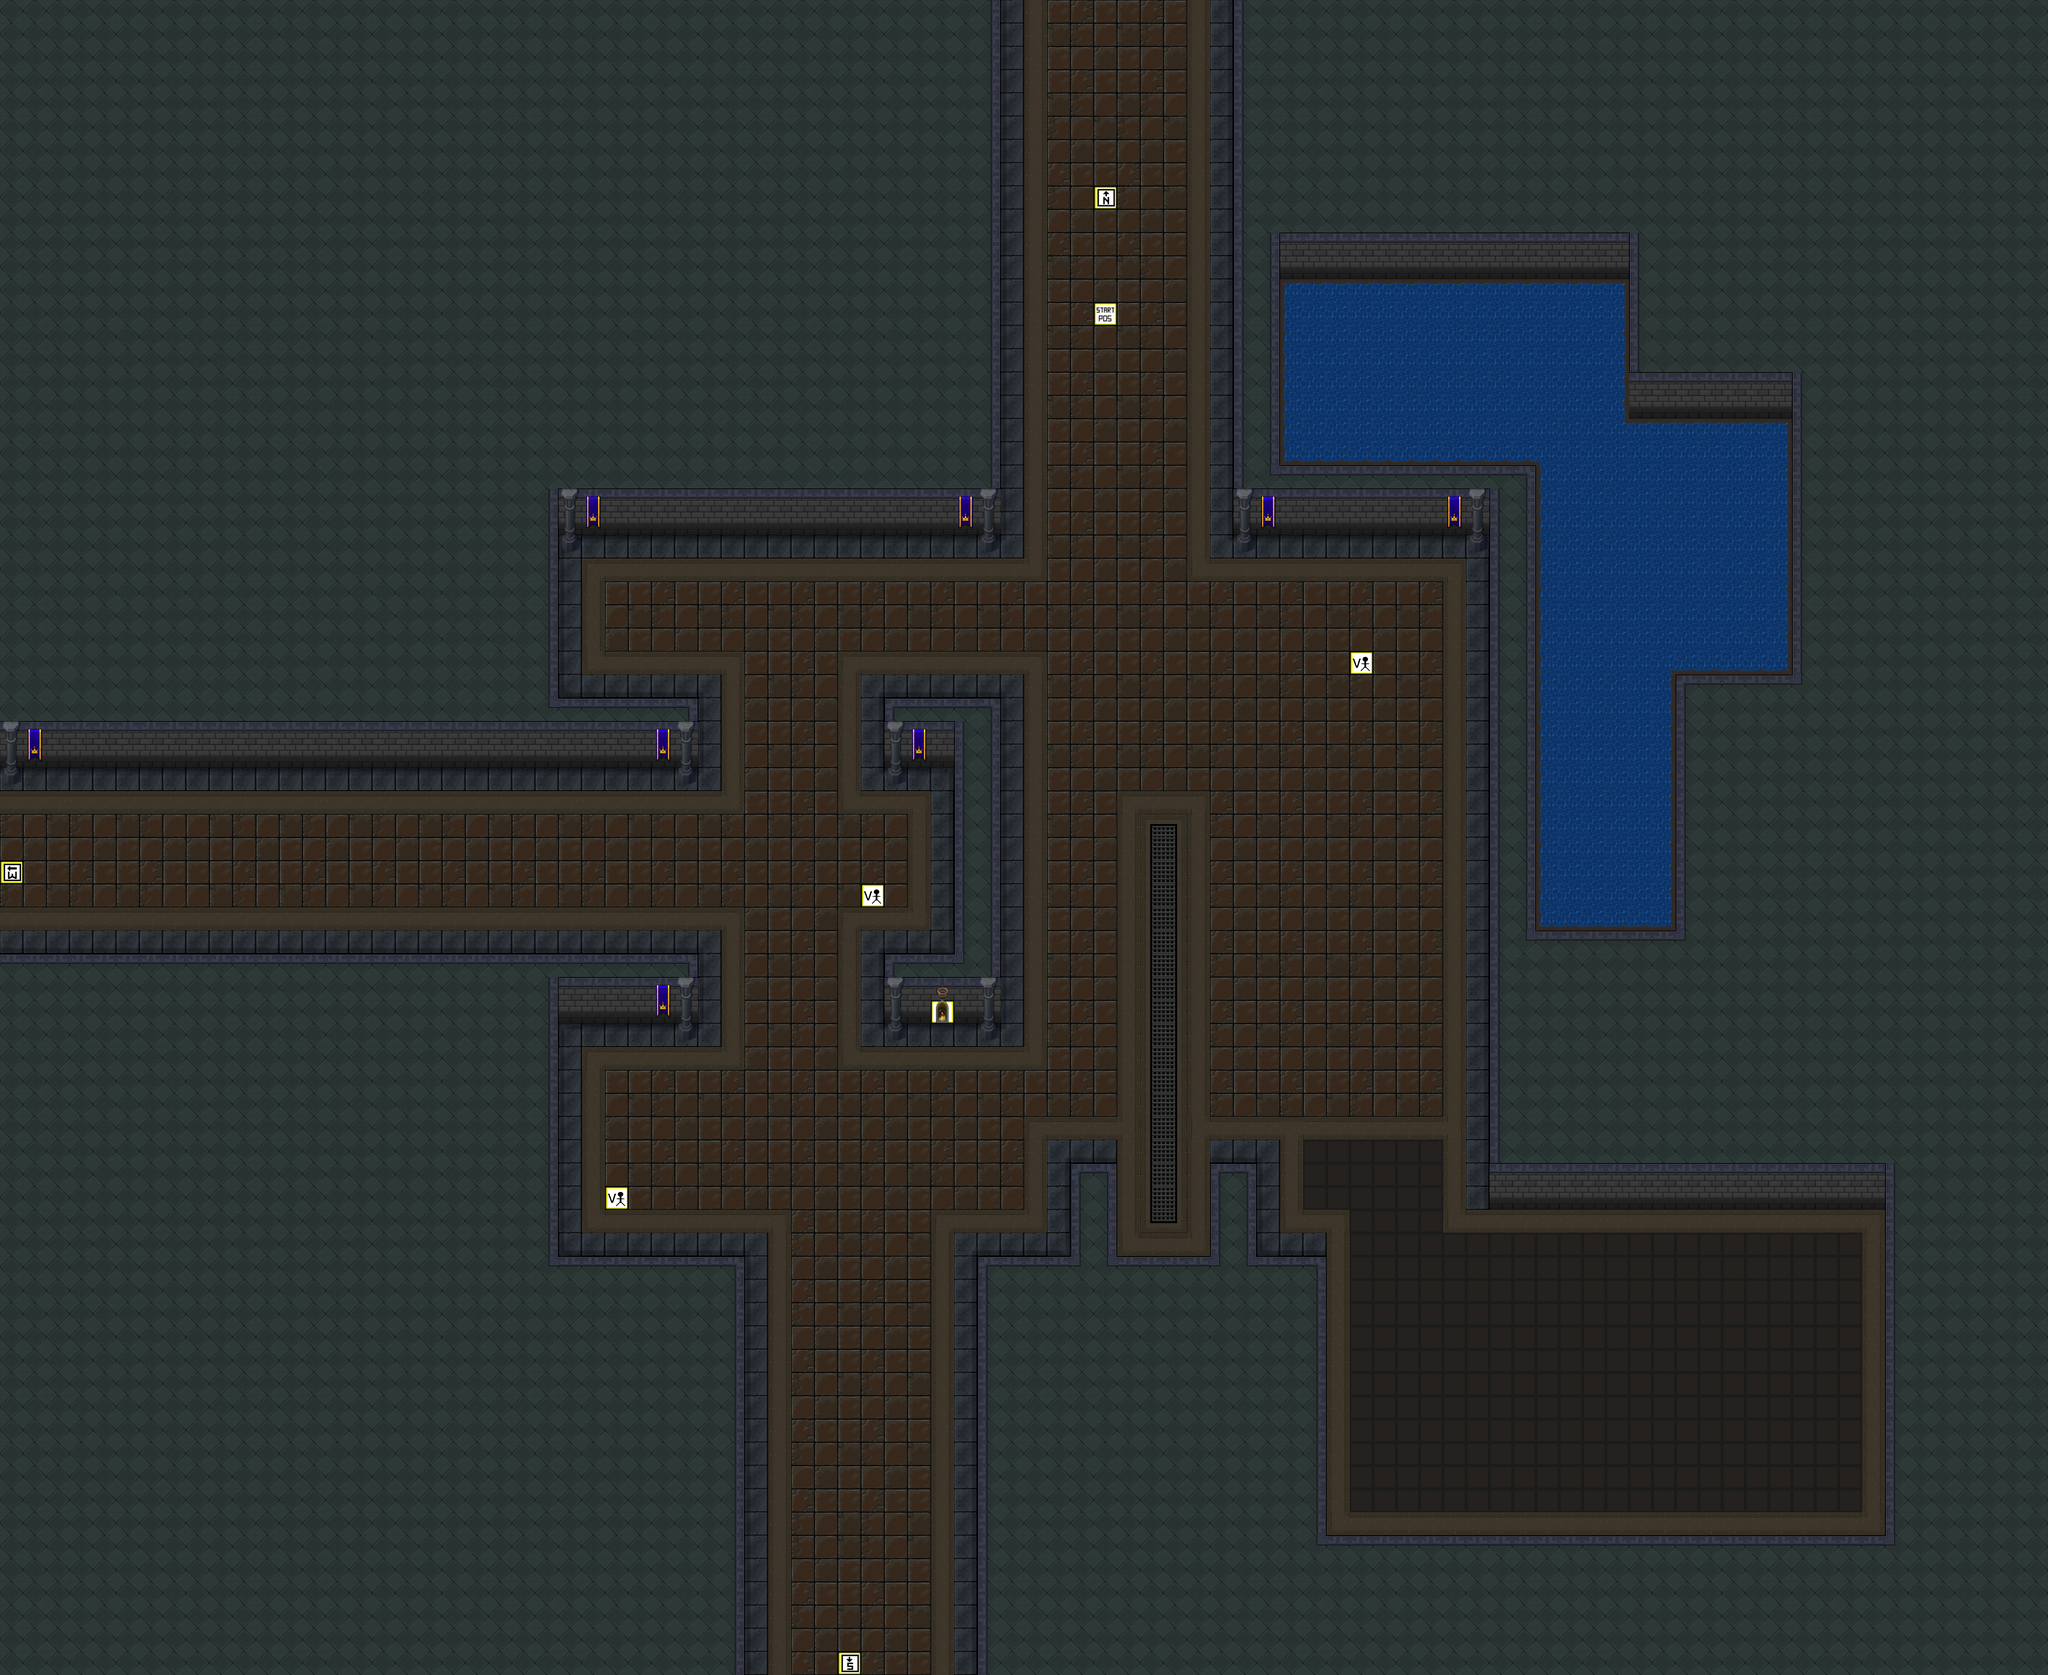

Tiled map render using the project's own tile images. Description and the map definition, with tile-layer contents summarised, below:
An orthogonal 88x72 tile map with 64x64 px tiles, 3 tile layers (game tiles, extra game tiles, marker tiles), 2 tilesets and 17 objects (16x Collision, Spike Ball).

<map version="1.2" tiledversion="1.3.4" orientation="orthogonal" renderorder="left-up" compressionlevel="0" width="88" height="72" tilewidth="64" tileheight="64" infinite="0" nextlayerid="61" nextobjectid="870">
 <tileset firstgid="1" name="marker_tiles" tilewidth="64" tileheight="64" tilecount="100" columns="10">
  <image source="marker_tiles.png" width="640" height="640" />
 </tileset>
 <tileset firstgid="101" name="tileset2" tilewidth="64" tileheight="64" tilecount="616" columns="22">
  <image source="tileset2.png" width="1408" height="1792" />
 </tileset>
 <layer id="56" name="game tiles" width="88" height="72">
  <data>[6336 cells, 6336 non-empty, 48 distinct tile ids]</data>
 </layer>
 <layer id="57" name="extra game tiles" width="88" height="72">
  <data>[6336 cells, 144 non-empty, 18 distinct tile ids]</data>
 </layer>
 <layer id="58" name="marker tiles" width="88" height="72">
  <data>[6336 cells, 8 non-empty, 6 distinct tile ids]</data>
 </layer>
 <objectgroup color="#ffaa00" id="42" name="collision">
  <object id="833" name="Wall" type="Collision" x="0" y="2624" width="1536" height="1984" />
  <object id="834" name="Wall" type="Collision" x="1536" y="3456" width="512" height="1152" />
  <object id="835" name="Wall" type="Collision" x="4096" y="1472" width="1536" height="1856" />
  <object id="836" name="Wall" type="Collision" x="2688" y="3456" width="960" height="1152" />
  <object id="838" name="Wall" type="Collision" x="3392" y="0" width="2240" height="1472" />
  <object id="839" name="Wall" type="Collision" x="0" y="0" width="2752" height="1472" />
  <object id="842" name="Wall" type="Collision" x="0" y="1472" width="1536" height="640" />
  <object id="846" name="Wall" type="Collision" x="2944" y="3200" width="128" height="256" />
  <object id="847" name="Wall" type="Collision" x="3328" y="3200" width="128" height="256" />
  <object id="848" name="Spike Ball" gid="16" x="3136" y="3456" width="64" height="64">
   <properties>
    <property name="count" type="int" value="1" />
    <property name="xdirection" value="still" />
    <property name="xdistance" type="int" value="0" />
    <property name="xspeed" type="float" value="0" />
    <property name="ydirection" value="up" />
    <property name="ydistance" type="int" value="19" />
    <property name="yspeed" type="float" value="4" />
   </properties>
  </object>
  <object id="856" name="Wall" type="Collision" x="5184" y="3328" width="448" height="896" />
  <object id="864" name="Wall" type="Collision" x="1536" y="2624" width="384" height="192" />
  <object id="865" name="Wall" type="Collision" x="1536" y="1920" width="384" height="192" />
  <object id="866" name="Wall" type="Collision" x="2432" y="1920" width="320" height="192" />
  <object id="867" name="Wall" type="Collision" x="2432" y="2624" width="320" height="192" />
  <object id="868" name="Wall" type="Collision" x="2624" y="2112" width="128" height="512" />
  <object id="869" name="Wall" type="Collision" x="3648" y="4224" width="1984" height="384" />
 </objectgroup>
</map>
